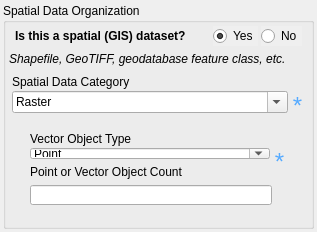
<?xml version="1.0" encoding="UTF-8"?>
<ui version="4.0">
 <class>spatial_domain_widget</class>
 <widget class="QWidget" name="spatial_domain_widget">
  <property name="geometry">
   <rect>
    <x>0</x>
    <y>0</y>
    <width>317</width>
    <height>232</height>
   </rect>
  </property>
  <property name="sizePolicy">
   <sizepolicy hsizetype="Preferred" vsizetype="Preferred">
    <horstretch>0</horstretch>
    <verstretch>0</verstretch>
   </sizepolicy>
  </property>
  <property name="maximumSize">
   <size>
    <width>16777215</width>
    <height>16777215</height>
   </size>
  </property>
  <property name="acceptDrops">
   <bool>true</bool>
  </property>
  <property name="windowTitle">
   <string>Form</string>
  </property>
  <property name="styleSheet">
   <string notr="true"/>
  </property>
  <layout class="QVBoxLayout" name="verticalLayout_2">
   <property name="spacing">
    <number>6</number>
   </property>
   <property name="sizeConstraint">
    <enum>QLayout::SetNoConstraint</enum>
   </property>
   <property name="leftMargin">
    <number>3</number>
   </property>
   <property name="topMargin">
    <number>3</number>
   </property>
   <property name="rightMargin">
    <number>3</number>
   </property>
   <property name="bottomMargin">
    <number>3</number>
   </property>
   <item>
    <widget class="QGroupBox" name="fgdc_spdoinfo">
     <property name="title">
      <string>Spatial Data Organization</string>
     </property>
     <layout class="QVBoxLayout" name="verticalLayout_3">
      <property name="spacing">
       <number>3</number>
      </property>
      <property name="leftMargin">
       <number>3</number>
      </property>
      <property name="topMargin">
       <number>3</number>
      </property>
      <property name="rightMargin">
       <number>3</number>
      </property>
      <property name="bottomMargin">
       <number>3</number>
      </property>
      <item>
       <layout class="QHBoxLayout" name="horizontalLayout">
        <property name="leftMargin">
         <number>6</number>
        </property>
        <property name="rightMargin">
         <number>6</number>
        </property>
        <item>
         <widget class="QLabel" name="label">
          <property name="minimumSize">
           <size>
            <width>0</width>
            <height>20</height>
           </size>
          </property>
          <property name="styleSheet">
           <string notr="true">font: bold;</string>
          </property>
          <property name="text">
           <string>Is this a spatial (GIS) dataset?</string>
          </property>
         </widget>
        </item>
        <item>
         <spacer name="horizontalSpacer">
          <property name="orientation">
           <enum>Qt::Horizontal</enum>
          </property>
          <property name="sizeHint" stdset="0">
           <size>
            <width>40</width>
            <height>20</height>
           </size>
          </property>
         </spacer>
        </item>
        <item>
         <widget class="QRadioButton" name="rbtn_yes">
          <property name="autoFillBackground">
           <bool>true</bool>
          </property>
          <property name="text">
           <string>Yes</string>
          </property>
          <property name="checked">
           <bool>true</bool>
          </property>
         </widget>
        </item>
        <item>
         <widget class="QRadioButton" name="rbtn_no">
          <property name="autoFillBackground">
           <bool>true</bool>
          </property>
          <property name="text">
           <string>No</string>
          </property>
          <property name="checked">
           <bool>false</bool>
          </property>
         </widget>
        </item>
       </layout>
      </item>
      <item>
       <widget class="QLabel" name="label_2">
        <property name="minimumSize">
         <size>
          <width>0</width>
          <height>20</height>
         </size>
        </property>
        <property name="styleSheet">
         <string notr="true">font: italic;</string>
        </property>
        <property name="text">
         <string>Shapefile, GeoTIFF, geodatabase feature class, etc.</string>
        </property>
       </widget>
      </item>
      <item>
       <widget class="QWidget" name="content_widget" native="true">
        <layout class="QVBoxLayout" name="verticalLayout_4">
         <property name="spacing">
          <number>3</number>
         </property>
         <property name="leftMargin">
          <number>3</number>
         </property>
         <property name="topMargin">
          <number>3</number>
         </property>
         <property name="rightMargin">
          <number>3</number>
         </property>
         <property name="bottomMargin">
          <number>0</number>
         </property>
         <item>
          <layout class="QVBoxLayout" name="verticalLayout_10">
           <property name="spacing">
            <number>2</number>
           </property>
           <item>
            <widget class="QLabel" name="label_33">
             <property name="sizePolicy">
              <sizepolicy hsizetype="Preferred" vsizetype="Minimum">
               <horstretch>0</horstretch>
               <verstretch>0</verstretch>
              </sizepolicy>
             </property>
             <property name="minimumSize">
              <size>
               <width>0</width>
               <height>0</height>
              </size>
             </property>
             <property name="maximumSize">
              <size>
               <width>1000</width>
               <height>20</height>
              </size>
             </property>
             <property name="styleSheet">
              <string notr="true"/>
             </property>
             <property name="text">
              <string>Spatial Data Category</string>
             </property>
             <property name="alignment">
              <set>Qt::AlignBottom|Qt::AlignLeading|Qt::AlignLeft</set>
             </property>
            </widget>
           </item>
           <item>
            <layout class="QHBoxLayout" name="horizontalLayout_12">
             <item>
              <widget class="QComboBox" name="fgdc_direct">
               <property name="sizePolicy">
                <sizepolicy hsizetype="Preferred" vsizetype="Minimum">
                 <horstretch>0</horstretch>
                 <verstretch>0</verstretch>
                </sizepolicy>
               </property>
               <property name="minimumSize">
                <size>
                 <width>0</width>
                 <height>0</height>
                </size>
               </property>
               <property name="maximumSize">
                <size>
                 <width>16777215</width>
                 <height>16777215</height>
                </size>
               </property>
               <property name="toolTip">
                <string/>
               </property>
               <property name="editable">
                <bool>true</bool>
               </property>
               <property name="currentIndex">
                <number>2</number>
               </property>
               <item>
                <property name="text">
                 <string>Point</string>
                </property>
               </item>
               <item>
                <property name="text">
                 <string>Vector</string>
                </property>
               </item>
               <item>
                <property name="text">
                 <string>Raster</string>
                </property>
               </item>
              </widget>
             </item>
             <item>
              <widget class="QLabel" name="label_34">
               <property name="sizePolicy">
                <sizepolicy hsizetype="Fixed" vsizetype="Minimum">
                 <horstretch>0</horstretch>
                 <verstretch>0</verstretch>
                </sizepolicy>
               </property>
               <property name="minimumSize">
                <size>
                 <width>15</width>
                 <height>20</height>
                </size>
               </property>
               <property name="maximumSize">
                <size>
                 <width>16777215</width>
                 <height>20</height>
                </size>
               </property>
               <property name="font">
                <font>
                 <family>Arial</family>
                 <pointsize>9</pointsize>
                 <weight>50</weight>
                 <italic>false</italic>
                 <bold>false</bold>
                </font>
               </property>
               <property name="toolTip">
                <string>Required</string>
               </property>
               <property name="text">
                <string>&lt;html&gt;&lt;head/&gt;&lt;body&gt;&lt;p align=&quot;center&quot;&gt;&lt;span style=&quot; font-size:18pt; color:#55aaff;&quot;&gt;*&lt;/span&gt;&lt;/p&gt;&lt;/body&gt;&lt;/html&gt;</string>
               </property>
               <property name="scaledContents">
                <bool>true</bool>
               </property>
               <property name="alignment">
                <set>Qt::AlignHCenter|Qt::AlignTop</set>
               </property>
               <property name="margin">
                <number>0</number>
               </property>
               <property name="indent">
                <number>0</number>
               </property>
              </widget>
             </item>
            </layout>
           </item>
          </layout>
         </item>
         <item>
          <widget class="QStackedWidget" name="vector_or_raster">
           <property name="currentIndex">
            <number>0</number>
           </property>
           <widget class="QWidget" name="fgdc_ptvctinf">
            <layout class="QVBoxLayout" name="verticalLayout_9">
             <item>
              <widget class="QWidget" name="fgdc_sdtsterm" native="true">
               <layout class="QVBoxLayout" name="_2">
                <item>
                 <layout class="QVBoxLayout" name="verticalLayout_11">
                  <property name="spacing">
                   <number>2</number>
                  </property>
                  <item>
                   <widget class="QLabel" name="label_35">
                    <property name="sizePolicy">
                     <sizepolicy hsizetype="Preferred" vsizetype="Minimum">
                      <horstretch>0</horstretch>
                      <verstretch>0</verstretch>
                     </sizepolicy>
                    </property>
                    <property name="minimumSize">
                     <size>
                      <width>0</width>
                      <height>0</height>
                     </size>
                    </property>
                    <property name="maximumSize">
                     <size>
                      <width>1000</width>
                      <height>20</height>
                     </size>
                    </property>
                    <property name="styleSheet">
                     <string notr="true"/>
                    </property>
                    <property name="text">
                     <string>Vector Object Type</string>
                    </property>
                    <property name="alignment">
                     <set>Qt::AlignBottom|Qt::AlignLeading|Qt::AlignLeft</set>
                    </property>
                   </widget>
                  </item>
                  <item>
                   <layout class="QHBoxLayout" name="horizontalLayout_13">
                    <item>
                     <widget class="QComboBox" name="fgdc_sdtstype">
                      <property name="sizePolicy">
                       <sizepolicy hsizetype="Preferred" vsizetype="Minimum">
                        <horstretch>0</horstretch>
                        <verstretch>0</verstretch>
                       </sizepolicy>
                      </property>
                      <property name="minimumSize">
                       <size>
                        <width>0</width>
                        <height>0</height>
                       </size>
                      </property>
                      <property name="maximumSize">
                       <size>
                        <width>16777215</width>
                        <height>16777215</height>
                       </size>
                      </property>
                      <property name="toolTip">
                       <string/>
                      </property>
                      <property name="editable">
                       <bool>true</bool>
                      </property>
                      <property name="currentIndex">
                       <number>0</number>
                      </property>
                      <item>
                       <property name="text">
                        <string>Point</string>
                       </property>
                      </item>
                      <item>
                       <property name="text">
                        <string>Entity point</string>
                       </property>
                      </item>
                      <item>
                       <property name="text">
                        <string>Label point</string>
                       </property>
                      </item>
                      <item>
                       <property name="text">
                        <string>Area point</string>
                       </property>
                      </item>
                      <item>
                       <property name="text">
                        <string>Node, planar graph</string>
                       </property>
                      </item>
                      <item>
                       <property name="text">
                        <string>Node, network</string>
                       </property>
                      </item>
                      <item>
                       <property name="text">
                        <string>String</string>
                       </property>
                      </item>
                      <item>
                       <property name="text">
                        <string>Link</string>
                       </property>
                      </item>
                      <item>
                       <property name="text">
                        <string>Complete chain</string>
                       </property>
                      </item>
                      <item>
                       <property name="text">
                        <string>Area chain</string>
                       </property>
                      </item>
                      <item>
                       <property name="text">
                        <string>Network chain, planar graph</string>
                       </property>
                      </item>
                      <item>
                       <property name="text">
                        <string>Network chain, nonplanar graph</string>
                       </property>
                      </item>
                      <item>
                       <property name="text">
                        <string>Circular arc, three point center</string>
                       </property>
                      </item>
                      <item>
                       <property name="text">
                        <string>Elliptical arc</string>
                       </property>
                      </item>
                      <item>
                       <property name="text">
                        <string>Uniform B-spline</string>
                       </property>
                      </item>
                      <item>
                       <property name="text">
                        <string>Piecewise Bezier</string>
                       </property>
                      </item>
                      <item>
                       <property name="text">
                        <string>Ring with mixed composition</string>
                       </property>
                      </item>
                      <item>
                       <property name="text">
                        <string>Ring composed of strings</string>
                       </property>
                      </item>
                      <item>
                       <property name="text">
                        <string>Ring composed of chains</string>
                       </property>
                      </item>
                      <item>
                       <property name="text">
                        <string>Ring composed of arcs</string>
                       </property>
                      </item>
                      <item>
                       <property name="text">
                        <string>G-polygon</string>
                       </property>
                      </item>
                      <item>
                       <property name="text">
                        <string>GT-polygon composed of rings</string>
                       </property>
                      </item>
                      <item>
                       <property name="text">
                        <string>GT-polygon composed of chains</string>
                       </property>
                      </item>
                      <item>
                       <property name="text">
                        <string>Universe polygon composed of rings</string>
                       </property>
                      </item>
                      <item>
                       <property name="text">
                        <string>Universe polygon composed of chains</string>
                       </property>
                      </item>
                      <item>
                       <property name="text">
                        <string>Void polygon composed of rings</string>
                       </property>
                      </item>
                      <item>
                       <property name="text">
                        <string>Void polygon composed of chains</string>
                       </property>
                      </item>
                     </widget>
                    </item>
                    <item>
                     <widget class="QLabel" name="label_36">
                      <property name="sizePolicy">
                       <sizepolicy hsizetype="Fixed" vsizetype="Minimum">
                        <horstretch>0</horstretch>
                        <verstretch>0</verstretch>
                       </sizepolicy>
                      </property>
                      <property name="minimumSize">
                       <size>
                        <width>15</width>
                        <height>20</height>
                       </size>
                      </property>
                      <property name="maximumSize">
                       <size>
                        <width>16777215</width>
                        <height>20</height>
                       </size>
                      </property>
                      <property name="font">
                       <font>
                        <family>Arial</family>
                        <pointsize>9</pointsize>
                        <weight>50</weight>
                        <italic>false</italic>
                        <bold>false</bold>
                       </font>
                      </property>
                      <property name="toolTip">
                       <string>Required</string>
                      </property>
                      <property name="text">
                       <string>&lt;html&gt;&lt;head/&gt;&lt;body&gt;&lt;p align=&quot;center&quot;&gt;&lt;span style=&quot; font-size:18pt; color:#55aaff;&quot;&gt;*&lt;/span&gt;&lt;/p&gt;&lt;/body&gt;&lt;/html&gt;</string>
                      </property>
                      <property name="scaledContents">
                       <bool>true</bool>
                      </property>
                      <property name="alignment">
                       <set>Qt::AlignHCenter|Qt::AlignTop</set>
                      </property>
                      <property name="margin">
                       <number>0</number>
                      </property>
                      <property name="indent">
                       <number>0</number>
                      </property>
                     </widget>
                    </item>
                   </layout>
                  </item>
                 </layout>
                </item>
                <item>
                 <widget class="QLabel" name="label_22">
                  <property name="sizePolicy">
                   <sizepolicy hsizetype="Preferred" vsizetype="Minimum">
                    <horstretch>0</horstretch>
                    <verstretch>0</verstretch>
                   </sizepolicy>
                  </property>
                  <property name="minimumSize">
                   <size>
                    <width>0</width>
                    <height>0</height>
                   </size>
                  </property>
                  <property name="maximumSize">
                   <size>
                    <width>16777215</width>
                    <height>20</height>
                   </size>
                  </property>
                  <property name="text">
                   <string>Point or Vector Object Count</string>
                  </property>
                  <property name="alignment">
                   <set>Qt::AlignBottom|Qt::AlignLeading|Qt::AlignLeft</set>
                  </property>
                 </widget>
                </item>
                <item>
                 <layout class="QHBoxLayout" name="horizontalLayout_10">
                  <property name="spacing">
                   <number>0</number>
                  </property>
                  <item>
                   <widget class="QLineEdit" name="fgdc_ptvctcnt">
                    <property name="sizePolicy">
                     <sizepolicy hsizetype="Expanding" vsizetype="Minimum">
                      <horstretch>0</horstretch>
                      <verstretch>0</verstretch>
                     </sizepolicy>
                    </property>
                    <property name="minimumSize">
                     <size>
                      <width>0</width>
                      <height>0</height>
                     </size>
                    </property>
                    <property name="maximumSize">
                     <size>
                      <width>16777215</width>
                      <height>20</height>
                     </size>
                    </property>
                    <property name="toolTip">
                     <string/>
                    </property>
                   </widget>
                  </item>
                  <item>
                   <spacer name="horizontalSpacer_6">
                    <property name="sizePolicy">
                     <sizepolicy hsizetype="Fixed" vsizetype="Minimum">
                      <horstretch>0</horstretch>
                      <verstretch>0</verstretch>
                     </sizepolicy>
                    </property>
                    <property name="orientation">
                     <enum>Qt::Horizontal</enum>
                    </property>
                    <property name="sizeType">
                     <enum>QSizePolicy::Fixed</enum>
                    </property>
                    <property name="sizeHint" stdset="0">
                     <size>
                      <width>15</width>
                      <height>20</height>
                     </size>
                    </property>
                   </spacer>
                  </item>
                 </layout>
                </item>
               </layout>
              </widget>
             </item>
            </layout>
           </widget>
           <widget class="QWidget" name="fgdc_rastinfo">
            <layout class="QVBoxLayout" name="verticalLayout_8">
             <item>
              <widget class="QLabel" name="label_38">
               <property name="sizePolicy">
                <sizepolicy hsizetype="Preferred" vsizetype="Minimum">
                 <horstretch>0</horstretch>
                 <verstretch>0</verstretch>
                </sizepolicy>
               </property>
               <property name="minimumSize">
                <size>
                 <width>0</width>
                 <height>0</height>
                </size>
               </property>
               <property name="maximumSize">
                <size>
                 <width>1000</width>
                 <height>20</height>
                </size>
               </property>
               <property name="styleSheet">
                <string notr="true"/>
               </property>
               <property name="text">
                <string>Raster Object Type</string>
               </property>
               <property name="alignment">
                <set>Qt::AlignBottom|Qt::AlignLeading|Qt::AlignLeft</set>
               </property>
              </widget>
             </item>
             <item>
              <layout class="QHBoxLayout" name="horizontalLayout_6">
               <item>
                <layout class="QHBoxLayout" name="horizontalLayout_14">
                 <item>
                  <widget class="QComboBox" name="fgdc_rasttype">
                   <property name="sizePolicy">
                    <sizepolicy hsizetype="Preferred" vsizetype="Minimum">
                     <horstretch>0</horstretch>
                     <verstretch>0</verstretch>
                    </sizepolicy>
                   </property>
                   <property name="minimumSize">
                    <size>
                     <width>0</width>
                     <height>0</height>
                    </size>
                   </property>
                   <property name="maximumSize">
                    <size>
                     <width>16777215</width>
                     <height>16777215</height>
                    </size>
                   </property>
                   <property name="toolTip">
                    <string>Address Type -- the information provided by the address.
Type: text
Domain: &quot;mailing&quot; &quot;physical&quot; &quot;mailing and physical&quot;, free text
Short Name: addrtype</string>
                   </property>
                   <property name="editable">
                    <bool>true</bool>
                   </property>
                   <property name="currentIndex">
                    <number>0</number>
                   </property>
                   <item>
                    <property name="text">
                     <string>Point</string>
                    </property>
                   </item>
                   <item>
                    <property name="text">
                     <string>Pixel</string>
                    </property>
                   </item>
                   <item>
                    <property name="text">
                     <string>Grid Cell</string>
                    </property>
                   </item>
                   <item>
                    <property name="text">
                     <string>Voxel</string>
                    </property>
                   </item>
                  </widget>
                 </item>
                 <item>
                  <widget class="QLabel" name="label_37">
                   <property name="sizePolicy">
                    <sizepolicy hsizetype="Fixed" vsizetype="Minimum">
                     <horstretch>0</horstretch>
                     <verstretch>0</verstretch>
                    </sizepolicy>
                   </property>
                   <property name="minimumSize">
                    <size>
                     <width>15</width>
                     <height>20</height>
                    </size>
                   </property>
                   <property name="maximumSize">
                    <size>
                     <width>16777215</width>
                     <height>20</height>
                    </size>
                   </property>
                   <property name="font">
                    <font>
                     <family>Arial</family>
                     <pointsize>9</pointsize>
                     <weight>50</weight>
                     <italic>false</italic>
                     <bold>false</bold>
                    </font>
                   </property>
                   <property name="toolTip">
                    <string>Required</string>
                   </property>
                   <property name="text">
                    <string>&lt;html&gt;&lt;head/&gt;&lt;body&gt;&lt;p align=&quot;center&quot;&gt;&lt;span style=&quot; font-size:18pt; color:#55aaff;&quot;&gt;*&lt;/span&gt;&lt;/p&gt;&lt;/body&gt;&lt;/html&gt;</string>
                   </property>
                   <property name="scaledContents">
                    <bool>true</bool>
                   </property>
                   <property name="alignment">
                    <set>Qt::AlignHCenter|Qt::AlignTop</set>
                   </property>
                   <property name="margin">
                    <number>0</number>
                   </property>
                   <property name="indent">
                    <number>0</number>
                   </property>
                  </widget>
                 </item>
                </layout>
               </item>
               <item>
                <spacer name="horizontalSpacer_3">
                 <property name="orientation">
                  <enum>Qt::Horizontal</enum>
                 </property>
                 <property name="sizeHint" stdset="0">
                  <size>
                   <width>40</width>
                   <height>20</height>
                  </size>
                 </property>
                </spacer>
               </item>
              </layout>
             </item>
             <item>
              <layout class="QHBoxLayout" name="horizontalLayout_5">
               <item>
                <layout class="QVBoxLayout" name="verticalLayout_5">
                 <item>
                  <widget class="QLabel" name="label_30">
                   <property name="sizePolicy">
                    <sizepolicy hsizetype="Preferred" vsizetype="Minimum">
                     <horstretch>0</horstretch>
                     <verstretch>0</verstretch>
                    </sizepolicy>
                   </property>
                   <property name="minimumSize">
                    <size>
                     <width>0</width>
                     <height>0</height>
                    </size>
                   </property>
                   <property name="maximumSize">
                    <size>
                     <width>75</width>
                     <height>20</height>
                    </size>
                   </property>
                   <property name="styleSheet">
                    <string notr="true"/>
                   </property>
                   <property name="text">
                    <string>Row Count</string>
                   </property>
                   <property name="alignment">
                    <set>Qt::AlignBottom|Qt::AlignLeading|Qt::AlignLeft</set>
                   </property>
                  </widget>
                 </item>
                 <item>
                  <layout class="QHBoxLayout" name="horizontalLayout_2">
                   <item>
                    <widget class="QLineEdit" name="fgdc_rowcount">
                     <property name="sizePolicy">
                      <sizepolicy hsizetype="Expanding" vsizetype="Minimum">
                       <horstretch>0</horstretch>
                       <verstretch>0</verstretch>
                      </sizepolicy>
                     </property>
                     <property name="minimumSize">
                      <size>
                       <width>0</width>
                       <height>0</height>
                      </size>
                     </property>
                     <property name="maximumSize">
                      <size>
                       <width>75</width>
                       <height>20</height>
                      </size>
                     </property>
                     <property name="toolTip">
                      <string>Postal Code -- the ZIP or other postal code of the address.
Type: text
Domain: free text
Short Name: postal</string>
                     </property>
                    </widget>
                   </item>
                   <item>
                    <widget class="QLabel" name="label_29">
                     <property name="sizePolicy">
                      <sizepolicy hsizetype="Fixed" vsizetype="Minimum">
                       <horstretch>0</horstretch>
                       <verstretch>0</verstretch>
                      </sizepolicy>
                     </property>
                     <property name="minimumSize">
                      <size>
                       <width>15</width>
                       <height>0</height>
                      </size>
                     </property>
                     <property name="maximumSize">
                      <size>
                       <width>16777215</width>
                       <height>20</height>
                      </size>
                     </property>
                     <property name="font">
                      <font>
                       <family>Arial</family>
                       <pointsize>9</pointsize>
                       <weight>50</weight>
                       <italic>false</italic>
                       <bold>false</bold>
                      </font>
                     </property>
                     <property name="toolTip">
                      <string>Required</string>
                     </property>
                     <property name="text">
                      <string>&lt;html&gt;&lt;head/&gt;&lt;body&gt;&lt;p align=&quot;center&quot;&gt;&lt;span style=&quot; font-size:18pt; color:#55aaff;&quot;&gt;*&lt;/span&gt;&lt;/p&gt;&lt;/body&gt;&lt;/html&gt;</string>
                     </property>
                     <property name="scaledContents">
                      <bool>true</bool>
                     </property>
                     <property name="alignment">
                      <set>Qt::AlignHCenter|Qt::AlignTop</set>
                     </property>
                     <property name="margin">
                      <number>0</number>
                     </property>
                     <property name="indent">
                      <number>0</number>
                     </property>
                    </widget>
                   </item>
                  </layout>
                 </item>
                </layout>
               </item>
               <item>
                <layout class="QVBoxLayout" name="verticalLayout_6">
                 <item>
                  <widget class="QLabel" name="label_31">
                   <property name="sizePolicy">
                    <sizepolicy hsizetype="Preferred" vsizetype="Minimum">
                     <horstretch>0</horstretch>
                     <verstretch>0</verstretch>
                    </sizepolicy>
                   </property>
                   <property name="minimumSize">
                    <size>
                     <width>0</width>
                     <height>0</height>
                    </size>
                   </property>
                   <property name="maximumSize">
                    <size>
                     <width>75</width>
                     <height>20</height>
                    </size>
                   </property>
                   <property name="styleSheet">
                    <string notr="true"/>
                   </property>
                   <property name="text">
                    <string>Column Count</string>
                   </property>
                   <property name="alignment">
                    <set>Qt::AlignBottom|Qt::AlignLeading|Qt::AlignLeft</set>
                   </property>
                  </widget>
                 </item>
                 <item>
                  <layout class="QHBoxLayout" name="horizontalLayout_3">
                   <item>
                    <widget class="QLineEdit" name="fgdc_colcount">
                     <property name="sizePolicy">
                      <sizepolicy hsizetype="Expanding" vsizetype="Minimum">
                       <horstretch>0</horstretch>
                       <verstretch>0</verstretch>
                      </sizepolicy>
                     </property>
                     <property name="minimumSize">
                      <size>
                       <width>0</width>
                       <height>0</height>
                      </size>
                     </property>
                     <property name="maximumSize">
                      <size>
                       <width>75</width>
                       <height>20</height>
                      </size>
                     </property>
                     <property name="toolTip">
                      <string>Postal Code -- the ZIP or other postal code of the address.
Type: text
Domain: free text
Short Name: postal</string>
                     </property>
                    </widget>
                   </item>
                   <item>
                    <widget class="QLabel" name="label_32">
                     <property name="sizePolicy">
                      <sizepolicy hsizetype="Fixed" vsizetype="Minimum">
                       <horstretch>0</horstretch>
                       <verstretch>0</verstretch>
                      </sizepolicy>
                     </property>
                     <property name="minimumSize">
                      <size>
                       <width>15</width>
                       <height>0</height>
                      </size>
                     </property>
                     <property name="maximumSize">
                      <size>
                       <width>16777215</width>
                       <height>20</height>
                      </size>
                     </property>
                     <property name="font">
                      <font>
                       <family>Arial</family>
                       <pointsize>9</pointsize>
                       <weight>50</weight>
                       <italic>false</italic>
                       <bold>false</bold>
                      </font>
                     </property>
                     <property name="toolTip">
                      <string>Required</string>
                     </property>
                     <property name="text">
                      <string>&lt;html&gt;&lt;head/&gt;&lt;body&gt;&lt;p align=&quot;center&quot;&gt;&lt;span style=&quot; font-size:18pt; color:#55aaff;&quot;&gt;*&lt;/span&gt;&lt;/p&gt;&lt;/body&gt;&lt;/html&gt;</string>
                     </property>
                     <property name="scaledContents">
                      <bool>true</bool>
                     </property>
                     <property name="alignment">
                      <set>Qt::AlignHCenter|Qt::AlignTop</set>
                     </property>
                     <property name="margin">
                      <number>0</number>
                     </property>
                     <property name="indent">
                      <number>0</number>
                     </property>
                    </widget>
                   </item>
                  </layout>
                 </item>
                </layout>
               </item>
               <item>
                <layout class="QVBoxLayout" name="verticalLayout_7">
                 <item>
                  <widget class="QLabel" name="label_39">
                   <property name="sizePolicy">
                    <sizepolicy hsizetype="Preferred" vsizetype="Minimum">
                     <horstretch>0</horstretch>
                     <verstretch>0</verstretch>
                    </sizepolicy>
                   </property>
                   <property name="minimumSize">
                    <size>
                     <width>0</width>
                     <height>0</height>
                    </size>
                   </property>
                   <property name="maximumSize">
                    <size>
                     <width>75</width>
                     <height>20</height>
                    </size>
                   </property>
                   <property name="styleSheet">
                    <string notr="true"/>
                   </property>
                   <property name="text">
                    <string>Vertical Count</string>
                   </property>
                   <property name="alignment">
                    <set>Qt::AlignBottom|Qt::AlignLeading|Qt::AlignLeft</set>
                   </property>
                  </widget>
                 </item>
                 <item>
                  <layout class="QHBoxLayout" name="horizontalLayout_4">
                   <item>
                    <widget class="QLineEdit" name="fgdc_vrtcount">
                     <property name="sizePolicy">
                      <sizepolicy hsizetype="Expanding" vsizetype="Minimum">
                       <horstretch>0</horstretch>
                       <verstretch>0</verstretch>
                      </sizepolicy>
                     </property>
                     <property name="minimumSize">
                      <size>
                       <width>0</width>
                       <height>0</height>
                      </size>
                     </property>
                     <property name="maximumSize">
                      <size>
                       <width>75</width>
                       <height>20</height>
                      </size>
                     </property>
                     <property name="toolTip">
                      <string>Postal Code -- the ZIP or other postal code of the address.
Type: text
Domain: free text
Short Name: postal</string>
                     </property>
                    </widget>
                   </item>
                  </layout>
                 </item>
                </layout>
               </item>
              </layout>
             </item>
            </layout>
           </widget>
          </widget>
         </item>
        </layout>
       </widget>
      </item>
     </layout>
     <zorder>content_widget</zorder>
     <zorder>label_2</zorder>
    </widget>
   </item>
  </layout>
 </widget>
 <resources/>
 <connections/>
</ui>
